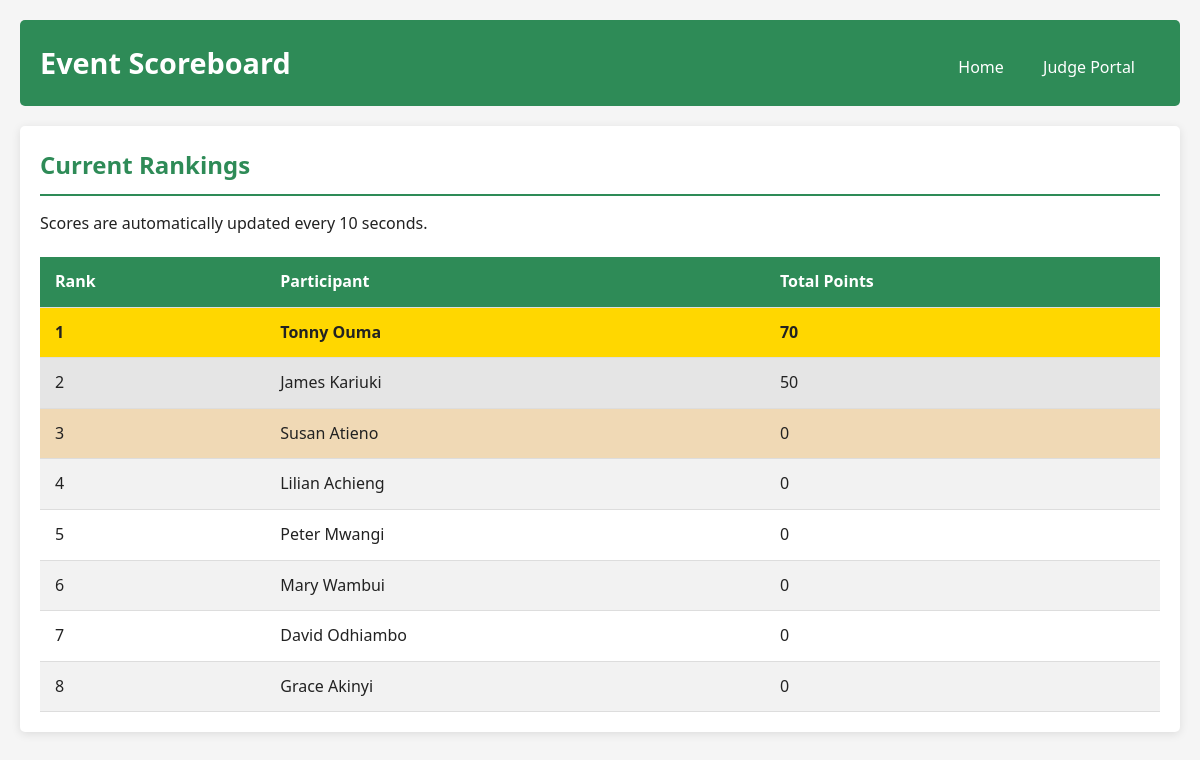
Page /public/scoreboard.php on the committed database.
### tables this page shows
CREATE TABLE IF NOT EXISTS `users` (
  `id` int NOT NULL AUTO_INCREMENT,
  `name` varchar(100) NOT NULL,
  `created_at` timestamp NULL DEFAULT CURRENT_TIMESTAMP,
  PRIMARY KEY (`id`)
);

### includes/functions.php (called while the page is built, shortened)
<?php
require_once 'db.php';
function getScoreboard() {
    global $pdo;
    $sql = "SELECT u.id, u.name, COALESCE(SUM(s.points), 0) AS total_points
            FROM users u
            LEFT JOIN scores s ON u.id = s.user_id
            GROUP BY u.id, u.name
            ORDER BY total_points DESC";
    $stmt = $pdo->query($sql);
    return $stmt->fetchAll(PDO::FETCH_ASSOC);
}
?>

### public/scoreboard.php (the view, shortened to what this page needs)
<?php
require_once '../includes/functions.php';
$scoreboard = getScoreboard();
?>
<!DOCTYPE html>
<html lang="en">
<head>
    <link rel="stylesheet" href="../assets/css/style.css">
</head>
<body>
    <div class="container">
        <header>
            <h1>Event Scoreboard</h1>
            <nav>
                <a href="../">Home</a>
                <a href="../judges/">Judge Portal</a>
            </nav>
        </header>
        <main>
            <div class="card">
                <h2>Current Rankings</h2>
                <p>Scores are automatically updated every 10 seconds.</p>
                <div id="scoreboard-container">
                    <table id="scoreboard">
                        <thead>
                            <tr>
                                <th>Rank</th>
                                <th>Participant</th>
                                <th>Total Points</th>
                            </tr>
                        </thead>
                        <tbody>
                            <?php foreach ($scoreboard as $index => $participant): ?>
                            <tr>
                                <td><?= $index + 1 ?></td>
                                <td><?= htmlspecialchars($participant['name']) ?></td>
                                <td><?= $participant['total_points'] ?></td>
                            </tr>
                            <?php endforeach; ?>
                        </tbody>
                    </table>
                </div>
            </div>
        </main>
    </div>
</body>
</html>

### assets/css/style.css (style rules this page uses)
:root { --primary-color: #2e8b57; --secondary-color: #d10000; --dark-color: #222; --light-color: #f8f9fa; --highlight-color: #ffd700; }
* { margin: 0; padding: 0; box-sizing: border-box; font-family: 'Segoe UI', Tahoma, Geneva, Verdana, sans-serif; }
body { background-color: #f5f5f5; color: var(--dark-color); line-height: 1.6; }
.container { max-width: 1200px; margin: 0 auto; padding: 20px; }
header { background-color: var(--primary-color); color: white; padding: 20px; border-radius: 5px; margin-bottom: 20px; display: flex; justify-content: space-between; align-items: center; }
header h1 { font-size: 1.8rem; }
nav { margin-top: 10px; }
nav a { color: white; text-decoration: none; margin-right: 15px; padding: 5px 10px; border-radius: 3px; transition: background-color 0.3s; }
.card { background-color: white; border-radius: 5px; box-shadow: 0 2px 10px rgba(0, 0, 0, 0.1); padding: 20px; margin-bottom: 20px; }
.card h2 { color: var(--primary-color); margin-bottom: 15px; border-bottom: 2px solid var(--primary-color); padding-bottom: 10px; }
table { width: 100%; border-collapse: collapse; margin-top: 20px; }
table th, table td { padding: 12px 15px; text-align: left; border-bottom: 1px solid #ddd; }
table th { background-color: var(--primary-color); color: white; }
table tr:nth-child(even) { background-color: #f2f2f2; }
#scoreboard tbody tr:nth-child(1) { background-color: var(--highlight-color); font-weight: bold; }
#scoreboard tbody tr:nth-child(2) { background-color: #e5e5e5; }
#scoreboard tbody tr:nth-child(3) { background-color: #f0d9b5; }

### rows in the picture
users: name "Tonny Ouma", total_points "70"
users: name "James Kariuki", total_points "50"
users: name "Susan Atieno", total_points "0"
users: name "Lilian Achieng", total_points "0"
users: name "Peter Mwangi", total_points "0"
users: name "Mary Wambui", total_points "0"
users: name "David Odhiambo", total_points "0"
users: name "Grace Akinyi", total_points "0"
